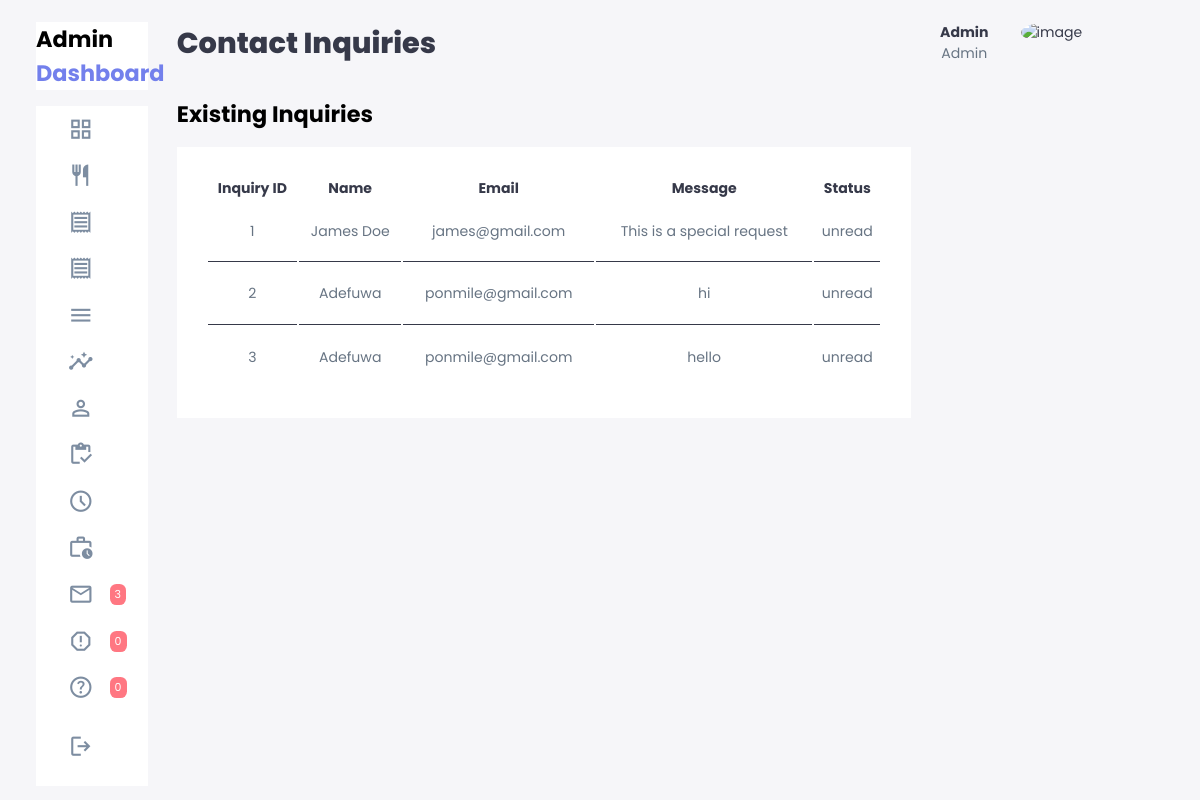
The app's page /admin/contact.php, older data.
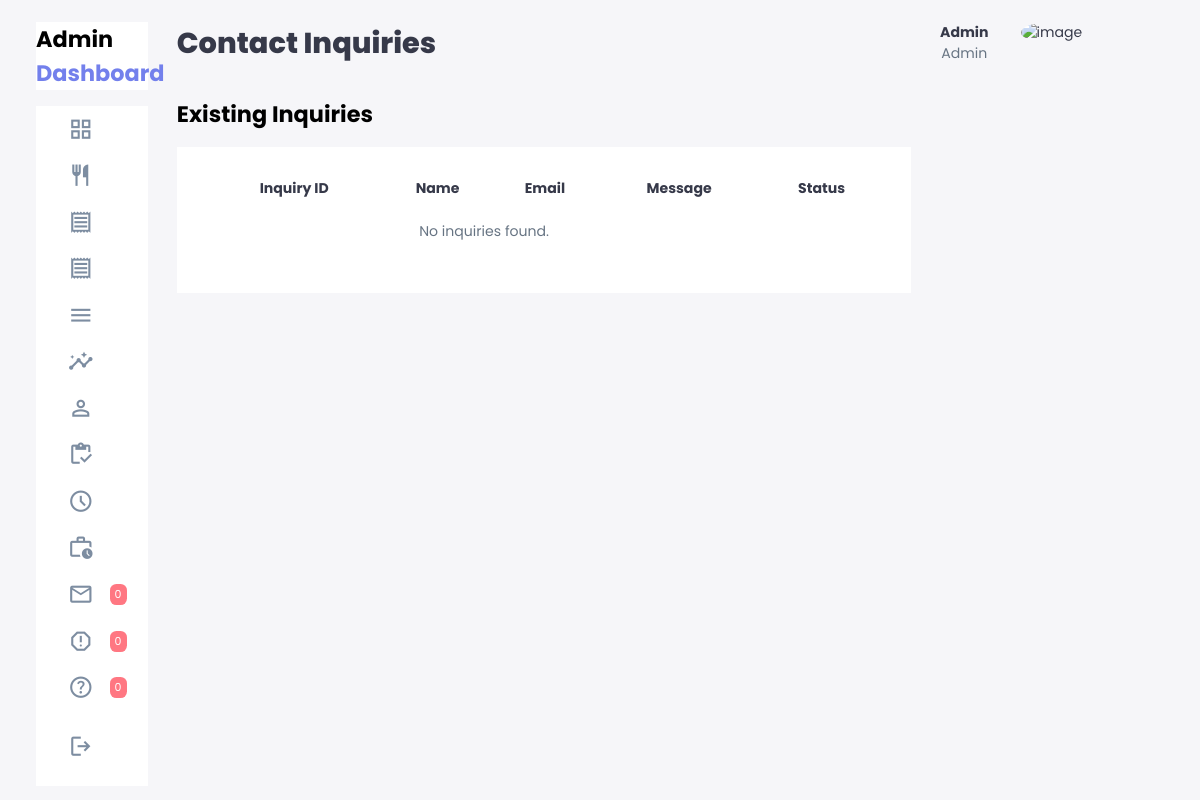
The same page, newer data.
### tables this page shows
CREATE TABLE `contact_inquiries` (
  `id` int(11) NOT NULL,
  `name` varchar(255) NOT NULL,
  `email` varchar(255) NOT NULL,
  `inquiry_type` varchar(50) NOT NULL,
  `message` text NOT NULL,
  `status` varchar(200) NOT NULL DEFAULT 'unread',
  `submitted_at` timestamp NOT NULL DEFAULT current_timestamp()
);

### admin/contact.php (the view, shortened to what this page needs)
<?php
    require_once '../config/database.php';
?>
<!DOCTYPE html>
<html lang="en">
<?php
    require_once './includes/header.php';
?>
<body>
    <div class="container">
        <?php
            require_once './includes/sidenav.php';
        ?>
        <main>
            <h1>Contact Inquiries</h1>
            <div class="recent-order inquiry-list">
                <h2>Existing Inquiries</h2>
                <table>
                    <thead>
                        <tr>
                            <th>Inquiry ID</th>
                            <th>Name</th>
                            <th>Email</th>
                            <th>Message</th>
                            <th>Status</th>
                        </tr>
                    </thead>
                    <tbody>
                        <?php
                        $query = "SELECT id, name, email, message, status FROM contact_inquiries";
                        $result = $mysqli->query($query);
                        if ($result->num_rows > 0) {
                            while ($row = $result->fetch_assoc()) { ?>
                                <tr>
                                    <td><?php echo htmlspecialchars($row['id']); ?></td>
                                    <td><?php echo htmlspecialchars($row['name']); ?></td>
                                    <td><?php echo htmlspecialchars($row['email']); ?></td>
                                    <td><?php echo htmlspecialchars($row['message']); ?></td>
                                    <td><?php echo htmlspecialchars($row['status']); ?></td>
                                </tr>
                            <?php }
                        } else {
                            echo "<tr><td colspan='4'>No inquiries found.</td></tr>";
                        }
                        ?>
                    </tbody>
                </table>
            </div>
        </main>
        <?php
            require_once './includes/right-sidenav.php';
        ?>
    </div>
</body>
</html>

### admin/includes/sidenav.php (shortened to what this page needs)
<aside>
    <div class="top">
        <div class="logo">
            <h2>Admin <span class="primary">Dashboard</span></h2>
        </div>
    </div>
    <div class="sidebar">
        <a href="./">
            <span class="material-symbols-outlined" class="active"> grid_view </span>
        </a>
        <a href="./reservation">
            <span class="material-symbols-outlined"> restaurant </span>
        </a>
        <a href="./add_orders_only">
            <span class="material-symbols-outlined"> receipt </span>
        </a>
        <a href="./orders">
            <span class="material-symbols-outlined"> receipt </span>
        </a>
        <a href="./menus">
            <span class="material-symbols-outlined"> menu </span>
        </a>
        <a href="./table">
            <span class="material-symbols-outlined"> insights </span>
        </a>
        <a href="./staffs">
            <span class="material-symbols-outlined"> person_outline </span>
        </a>
        <a href="./inventory">
            <span class="material-symbols-outlined"> inventory </span>
        </a>
        <a href="./scheduling">
            <span class="material-symbols-outlined"> schedule </span>
        </a>
        <a href="./manage-request">
            <span class="material-symbols-outlined"> work_history </span>
        </a>
        <a href="./contact">
            <span class="material-symbols-outlined"> mail_outline </span>
            <?php
                $support_count_query = "SELECT COUNT(*) AS unread_messages FROM contact_inquiries WHERE status = ?";
                $stmt = $mysqli->prepare($support_count_query);
                $status = 'unread';
                $stmt->bind_param("s", $status);
                $stmt->execute();
                $stmt->bind_result($support_count);
            ?>
            <span class="msg-count"><?php echo $support_count; ?></span>
        </a>
        <a href="./feedbacks">
            <span class="material-symbols-outlined"> report_gmailerrorred </span>
            <?php
                $feedback_count_query = "SELECT COUNT(*) AS unread_feedbacks FROM feedbacks WHERE status = ?";
                $stmt = $mysqli->prepare($feedback_count_query);
                $stmt->bind_param("s", $status);
                $stmt->execute();
                $stmt->bind_result($feedback_count);
            ?>
            <span class="msg-count"><?php echo $feedback_count; ?></span>
        </a>
        <a href="./support-queries">
            <span class="material-symbols-outlined"> help </span>
            <?php
                $status = "Pending";
                $support_count_query = "SELECT COUNT(*) AS support_queries FROM support_queries WHERE status = ?";
                $stmt = $mysqli->prepare($support_count_query);
                $stmt->bind_param("s", $status);
                $stmt->execute();
                $stmt->bind_result($support_count);
            ?>
            <span class="msg-count"><?php echo $support_count; ?></span>
        </a>
        <a href="./logout">
            <span class="material-symbols-outlined"> logout </span>
        </a>
    </div>
</aside>

Row changes from the older to the newer data that the page shows:
removed contact_inquiries: id "1", name "James Doe", email "james@gmail.com", message "This is a special request", status "unread"
removed contact_inquiries: id "2", name "Adefuwa", email "ponmile@gmail.com", message "hi", status "unread"
removed contact_inquiries: id "3", name "Adefuwa", email "ponmile@gmail.com", message "hello", status "unread"
Text that changed along with them:
$support_count: "3" → "0"
text now shown: "No inquiries found."
